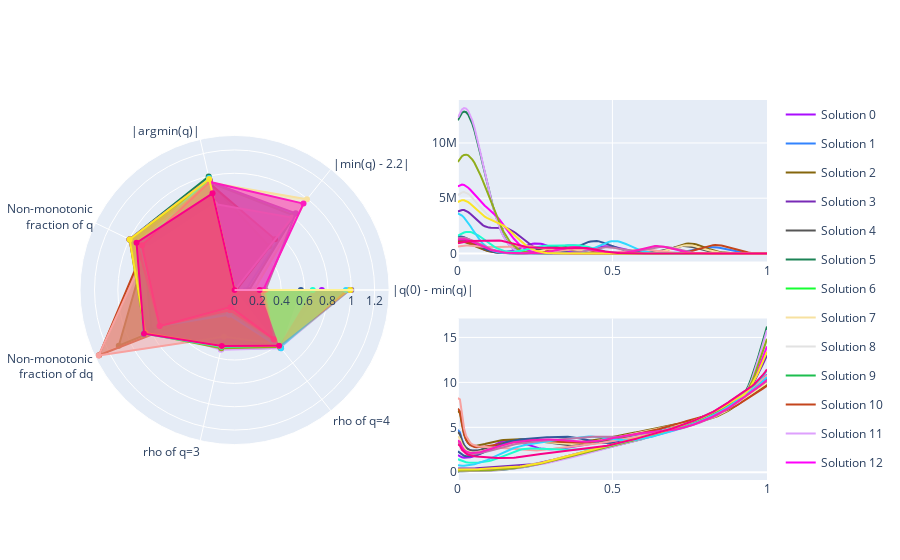

Source (notebook cell):
### Code cell
from typing import Iterable
import numpy as np
from plotly import graph_objects as go 
from plotly.subplots import make_subplots
import plotly

figure = make_subplots(rows=2, cols=2, specs=[[{'rowspan': 2, 'type': 'polar'}, {}], [{}, {}]])

n_pareto_optimal_points = np.sum(pareto_dominant_mask)
i = 0
for objective_value, ecrh, q in zip(objective_values[pareto_dominant_mask],
                                    converged_ecrh[pareto_dominant_mask],
                                    converged_q[pareto_dominant_mask]):
    figure.add_traces(
        [
            go.Scatterpolar(
                r=objective_value,
                theta=["|q(0) - min(q)|",
                        "|min(q) - 2.2|",
                        "|argmin(q)|",
                        "Non-monotonic<br>fraction of q",
                        "Non-monotonic<br>fraction of dq",
                        "rho of q=3",
                        "rho of q=4"],
                legendgroup=i,
                name=f"Solution {i}",
                showlegend=False,
                fill="toself",
                line_color=plotly.colors.qualitative.Alphabet[i]
            ),
            go.Scatter(
                x=np.linspace(0, 1, n_radial_points),
                y=ecrh,
                legendgroup=i,
                name=f"Solution {i}",
                showlegend=False,
                mode='lines',
                line_color=plotly.colors.qualitative.Alphabet[i],
            ),
            go.Scatter(
                x=np.linspace(0, 1, n_radial_points),
                y=q,
                legendgroup=i,
                name=f"Solution {i}",
                showlegend=True,
                mode='lines',
                line_color=plotly.colors.qualitative.Alphabet[i],
            )
        ],
        rows=[1, 1, 2],
        cols=[1, 2, 2]
    )
    i+=1
    
figure.show()

### Figure 1 — Plotly figure (JSON) as saved in the notebook; plotly's stock layout.template omitted (floating-point values rounded to 4 significant figures; data arrays with more than 128 entries replaced by an {"elided": "..."} marker saying what was removed)
{"data": [{"fill": "toself", "legendgroup": "0", "line": {"color": "#AA0DFE"}, "name": "Solution 0", "r": [0.7476, 0, 0.9699, 0.8979, 0.7807, 0.1237, 0.6254], "showlegend": false, "subplot": "polar", "theta": ["|q(0) - min(q)|", "|min(q) - 2.2|", "|argmin(q)|", "Non-monotonic<br>fraction of q", "Non-monotonic<br>fraction of dq", "rho of q=3", "rho of q=4"], "type": "scatterpolar"}, {"legendgroup": "0", "line": {"color": "#AA0DFE"}, "mode": "lines", "name": "Solution 0", "showlegend": false, "type": "scatter", "x": {"elided": "150 float values"}, "xaxis": "x", "y": {"elided": "150 float values"}, "yaxis": "y"}, {"legendgroup": "0", "line": {"color": "#AA0DFE"}, "mode": "lines", "name": "Solution 0", "showlegend": true, "type": "scatter", "x": {"elided": "150 float values"}, "xaxis": "x3", "y": {"elided": "150 float values"}, "yaxis": "y3"}, {"fill": "toself", "legendgroup": "1", "line": {"color": "#3283FE"}, "name": "Solution 1", "r": [0.09664, 0.828, 0.9431, 0.8604, 0.7319, 0.1304, 0.5652], "showlegend": false, "subplot": "polar", "theta": ["|q(0) - min(q)|", "|min(q) - 2.2|", "|argmin(q)|", "Non-monotonic<br>fraction of q", "Non-monotonic<br>fraction of dq", "rho of q=3", "rho of q=4"], "type": "scatterpolar"}, {"legendgroup": "1", "line": {"color": "#3283FE"}, "mode": "lines", "name": "Solution 1", "showlegend": false, "type": "scatter", "x": {"elided": "150 float values"}, "xaxis": "x", "y": {"elided": "150 float values"}, "yaxis": "y"}, {"legendgroup": "1", "line": {"color": "#3283FE"}, "mode": "lines", "name": "Solution 1", "showlegend": true, "type": "scatter", "x": {"elided": "150 float values"}, "xaxis": "x3", "y": {"elided": "150 float values"}, "yaxis": "y3"}, {"fill": "toself", "legendgroup": "2", "line": {"color": "#85660D"}, "name": "Solution 2", "r": [0.02013, 0.4781, 0.9431, 0.8341, 1.101, 0.07692, 0.5184], "showlegend": false, "subplot": "polar", "theta": ["|q(0) - min(q)|", "|min(q) - 2.2|", "|argmin(q)|", "Non-monotonic<br>fraction of q", "Non-monotonic<br>fraction of dq", "rho of q=3", "rho of q=4"], "type": "scatterpolar"}, {"legendgroup": "2", "line": {"color": "#85660D"}, "mode": "lines", "name": "Solution 2", "showlegend": false, "type": "scatter", "x": {"elided": "150 float values"}, "xaxis": "x", "y": {"elided": "150 float values"}, "yaxis": "y"}, {"legendgroup": "2", "line": {"color": "#85660D"}, "mode": "lines", "name": "Solution 2", "showlegend": true, "type": "scatter", "x": {"elided": "150 float values"}, "xaxis": "x3", "y": {"elided": "150 float values"}, "yaxis": "y3"}, {"fill": "toself", "legendgroup": "3", "line": {"color": "#782AB6"}, "name": "Solution 3", "r": [0.9855, 0, 0.9766, 0.9971, 0.8477, 0.4916, 0.6054], "showlegend": false, "subplot": "polar", "theta": ["|q(0) - min(q)|", "|min(q) - 2.2|", "|argmin(q)|", "Non-monotonic<br>fraction of q", "Non-monotonic<br>fraction of dq", "rho of q=3", "rho of q=4"], "type": "scatterpolar"}, {"legendgroup": "3", "line": {"color": "#782AB6"}, "mode": "lines", "name": "Solution 3", "showlegend": false, "type": "scatter", "x": {"elided": "150 float values"}, "xaxis": "x", "y": {"elided": "150 float values"}, "yaxis": "y"}, {"legendgroup": "3", "line": {"color": "#782AB6"}, "mode": "lines", "name": "Solution 3", "showlegend": true, "type": "scatter", "x": {"elided": "150 float values"}, "xaxis": "x3", "y": {"elided": "150 float values"}, "yaxis": "y3"}, {"fill": "toself", "legendgroup": "4", "line": {"color": "#565656"}, "name": "Solution 4", "r": [0.1251, 0.8167, 0.9431, 0.8631, 0.7572, 0.1304, 0.5385], "showlegend": false, "subplot": "polar", "theta": ["|q(0) - min(q)|", "|min(q) - 2.2|", "|argmin(q)|", "Non-monotonic<br>fraction of q", "Non-monotonic<br>fraction of dq", "rho of q=3", "rho of q=4"], "type": "scatterpolar"}, {"legendgroup": "4", "line": {"color": "#565656"}, "mode": "lines", "name": "Solution 4", "showlegend": false, "type": "scatter", "x": {"elided": "150 float values"}, "xaxis": "x", "y": {"elided": "150 float values"}, "yaxis": "y"}, {"legendgroup": "4", "line": {"color": "#565656"}, "mode": "lines", "name": "Solution 4", "showlegend": true, "type": "scatter", "x": {"elided": "150 float values"}, "xaxis": "x3", "y": {"elided": "150 float values"}, "yaxis": "y3"}, {"fill": "toself", "legendgroup": "5", "line": {"color": "#1C8356"}, "name": "Solution 5", "r": [1, 0, 0.9967, 0.9996, 0.7609, 0.5184, 0.6321], "showlegend": false, "subplot": "polar", "theta": ["|q(0) - min(q)|", "|min(q) - 2.2|", "|argmin(q)|", "Non-monotonic<br>fraction of q", "Non-monotonic<br>fraction of dq", "rho of q=3", "rho of q=4"], "type": "scatterpolar"}, {"legendgroup": "5", "line": {"color": "#1C8356"}, "mode": "lines", "name": "Solution 5", "showlegend": false, "type": "scatter", "x": {"elided": "150 float values"}, "xaxis": "x", "y": {"elided": "150 float values"}, "yaxis": "y"}, {"legendgroup": "5", "line": {"color": "#1C8356"}, "mode": "lines", "name": "Solution 5", "showlegend": true, "type": "scatter", "x": {"elided": "150 float values"}, "xaxis": "x3", "y": {"elided": "150 float values"}, "yaxis": "y3"}, {"fill": "toself", "legendgroup": "6", "line": {"color": "#16FF32"}, "name": "Solution 6", "r": [null, null, null, null, null, null, null], "showlegend": false, "subplot": "polar", "theta": ["|q(0) - min(q)|", "|min(q) - 2.2|", "|argmin(q)|", "Non-monotonic<br>fraction of q", "Non-monotonic<br>fraction of dq", "rho of q=3", "rho of q=4"], "type": "scatterpolar"}, {"legendgroup": "6", "line": {"color": "#16FF32"}, "mode": "lines", "name": "Solution 6", "showlegend": false, "type": "scatter", "x": {"elided": "150 float values"}, "xaxis": "x", "y": {"elided": "150 null values"}, "yaxis": "y"}, {"legendgroup": "6", "line": {"color": "#16FF32"}, "mode": "lines", "name": "Solution 6", "showlegend": true, "type": "scatter", "x": {"elided": "150 float values"}, "xaxis": "x3", "y": {"elided": "150 null values"}, "yaxis": "y3"}, {"fill": "toself", "legendgroup": "7", "line": {"color": "#F7E1A0"}, "name": "Solution 7", "r": [0.1673, 0.9945, 0.9431, 0.8852, 0.6803, 0.1505, 0.5385], "showlegend": false, "subplot": "polar", "theta": ["|q(0) - min(q)|", "|min(q) - 2.2|", "|argmin(q)|", "Non-monotonic<br>fraction of q", "Non-monotonic<br>fraction of dq", "rho of q=3", "rho of q=4"], "type": "scatterpolar"}, {"legendgroup": "7", "line": {"color": "#F7E1A0"}, "mode": "lines", "name": "Solution 7", "showlegend": false, "type": "scatter", "x": {"elided": "150 float values"}, "xaxis": "x", "y": {"elided": "150 float values"}, "yaxis": "y"}, {"legendgroup": "7", "line": {"color": "#F7E1A0"}, "mode": "lines", "name": "Solution 7", "showlegend": true, "type": "scatter", "x": {"elided": "150 float values"}, "xaxis": "x3", "y": {"elided": "150 float values"}, "yaxis": "y3"}, {"fill": "toself", "legendgroup": "8", "line": {"color": "#E2E2E2"}, "name": "Solution 8", "r": [0.9901, 0, 0.9699, 0.998, 0.852, 0.4983, 0.612], "showlegend": false, "subplot": "polar", "theta": ["|q(0) - min(q)|", "|min(q) - 2.2|", "|argmin(q)|", "Non-monotonic<br>fraction of q", "Non-monotonic<br>fraction of dq", "rho of q=3", "rho of q=4"], "type": "scatterpolar"}, {"legendgroup": "8", "line": {"color": "#E2E2E2"}, "mode": "lines", "name": "Solution 8", "showlegend": false, "type": "scatter", "x": {"elided": "150 float values"}, "xaxis": "x", "y": {"elided": "150 float values"}, "yaxis": "y"}, {"legendgroup": "8", "line": {"color": "#E2E2E2"}, "mode": "lines", "name": "Solution 8", "showlegend": true, "type": "scatter", "x": {"elided": "150 float values"}, "xaxis": "x3", "y": {"elided": "150 float values"}, "yaxis": "y3"}, {"fill": "toself", "legendgroup": "9", "line": {"color": "#1CBE4F"}, "name": "Solution 9", "r": [null, null, null, null, null, null, null], "showlegend": false, "subplot": "polar", "theta": ["|q(0) - min(q)|", "|min(q) - 2.2|", "|argmin(q)|", "Non-monotonic<br>fraction of q", "Non-monotonic<br>fraction of dq", "rho of q=3", "rho of q=4"], "type": "scatterpolar"}, {"legendgroup": "9", "line": {"color": "#1CBE4F"}, "mode": "lines", "name": "Solution 9", "showlegend": false, "type": "scatter", "x": {"elided": "150 float values"}, "xaxis": "x", "y": {"elided": "150 null values"}, "yaxis": "y"}, {"legendgroup": "9", "line": {"color": "#1CBE4F"}, "mode": "lines", "name": "Solution 9", "showlegend": true, "type": "scatter", "x": {"elided": "150 float values"}, "xaxis": "x3", "y": {"elided": "150 null values"}, "yaxis": "y3"}, {"fill": "toself", "legendgroup": "10", "line": {"color": "#C4451C"}, "name": "Solution 10", "r": [0.0137, 0.5552, 0.9298, 0.8545, 1.289, 0.1171, 0.5518], "showlegend": false, "subplot": "polar", "theta": ["|q(0) - min(q)|", "|min(q) - 2.2|", "|argmin(q)|", "Non-monotonic<br>fraction of q", "Non-monotonic<br>fraction of dq", "rho of q=3", "rho of q=4"], "type": "scatterpolar"}, {"legendgroup": "10", "line": {"color": "#C4451C"}, "mode": "lines", "name": "Solution 10", "showlegend": false, "type": "scatter", "x": {"elided": "150 float values"}, "xaxis": "x", "y": {"elided": "150 float values"}, "yaxis": "y"}, {"legendgroup": "10", "line": {"color": "#C4451C"}, "mode": "lines", "name": "Solution 10", "showlegend": true, "type": "scatter", "x": {"elided": "150 float values"}, "xaxis": "x3", "y": {"elided": "150 float values"}, "yaxis": "y3"}, {"fill": "toself", "legendgroup": "11", "line": {"color": "#DEA0FD"}, "name": "Solution 11", "r": [0.9955, 0, 0.9699, 0.9989, 0.7766, 0.5251, 0.6388], "showlegend": false, "subplot": "polar", "theta": ["|q(0) - min(q)|", "|min(q) - 2.2|", "|argmin(q)|", "Non-monotonic<br>fraction of q", "Non-monotonic<br>fraction of dq", "rho of q=3", "rho of q=4"], "type": "scatterpolar"}, {"legendgroup": "11", "line": {"color": "#DEA0FD"}, "mode": "lines", "name": "Solution 11", "showlegend": false, "type": "scatter", "x": {"elided": "150 float values"}, "xaxis": "x", "y": {"elided": "150 float values"}, "yaxis": "y"}, {"legendgroup": "11", "line": {"color": "#DEA0FD"}, "mode": "lines", "name": "Solution 11", "showlegend": true, "type": "scatter", "x": {"elided": "150 float values"}, "xaxis": "x3", "y": {"elided": "150 float values"}, "yaxis": "y3"}, {"fill": "toself", "legendgroup": "12", "line": {"color": "#FE00FA"}, "name": "Solution 12", "r": [0.9951, 0, 0.9766, 0.9987, 0.8351, 0.4983, 0.6187], "showlegend": false, "subplot": "polar", "theta": ["|q(0) - min(q)|", "|min(q) - 2.2|", "|argmin(q)|", "Non-monotonic<br>fraction of q", "Non-monotonic<br>fraction of dq", "rho of q=3", "rho of q=4"], "type": "scatterpolar"}, {"legendgroup": "12", "line": {"color": "#FE00FA"}, "mode": "lines", "name": "Solution 12", "showlegend": false, "type": "scatter", "x": {"elided": "150 float values"}, "xaxis": "x", "y": {"elided": "150 float values"}, "yaxis": "y"}, {"legendgroup": "12", "line": {"color": "#FE00FA"}, "mode": "lines", "name": "Solution 12", "showlegend": true, "type": "scatter", "x": {"elided": "150 float values"}, "xaxis": "x3", "y": {"elided": "150 float values"}, "yaxis": "y3"}, {"fill": "toself", "legendgroup": "13", "line": {"color": "#325A9B"}, "name": "Solution 13", "r": [0.5678, 0, 0.9632, 0.8662, 0.7896, 0.1371, 0.6321], "showlegend": false, "subplot": "polar", "theta": ["|q(0) - min(q)|", "|min(q) - 2.2|", "|argmin(q)|", "Non-monotonic<br>fraction of q", "Non-monotonic<br>fraction of dq", "rho of q=3", "rho of q=4"], "type": "scatterpolar"}, {"legendgroup": "13", "line": {"color": "#325A9B"}, "mode": "lines", "name": "Solution 13", "showlegend": false, "type": "scatter", "x": {"elided": "150 float values"}, "xaxis": "x", "y": {"elided": "150 float values"}, "yaxis": "y"}, {"legendgroup": "13", "line": {"color": "#325A9B"}, "mode": "lines", "name": "Solution 13", "showlegend": true, "type": "scatter", "x": {"elided": "150 float values"}, "xaxis": "x3", "y": {"elided": "150 float values"}, "yaxis": "y3"}, {"fill": "toself", "legendgroup": "14", "line": {"color": "#FEAF16"}, "name": "Solution 14", "r": [null, null, null, null, null, null, null], "showlegend": false, "subplot": "polar", "theta": ["|q(0) - min(q)|", "|min(q) - 2.2|", "|argmin(q)|", "Non-monotonic<br>fraction of q", "Non-monotonic<br>fraction of dq", "rho of q=3", "rho of q=4"], "type": "scatterpolar"}, {"legendgroup": "14", "line": {"color": "#FEAF16"}, "mode": "lines", "name": "Solution 14", "showlegend": false, "type": "scatter", "x": {"elided": "150 float values"}, "xaxis": "x", "y": {"elided": "150 null values"}, "yaxis": "y"}, {"legendgroup": "14", "line": {"color": "#FEAF16"}, "mode": "lines", "name": "Solution 14", "showlegend": true, "type": "scatter", "x": {"elided": "150 float values"}, "xaxis": "x3", "y": {"elided": "150 null values"}, "yaxis": "y3"}, {"fill": "toself", "legendgroup": "15", "line": {"color": "#F8A19F"}, "name": "Solution 15", "r": [0.002984, 0.7934, 0.7559, 0.825, 1.292, 0.4114, 0.592], "showlegend": false, "subplot": "polar", "theta": ["|q(0) - min(q)|", "|min(q) - 2.2|", "|argmin(q)|", "Non-monotonic<br>fraction of q", "Non-monotonic<br>fraction of dq", "rho of q=3", "rho of q=4"], "type": "scatterpolar"}, {"legendgroup": "15", "line": {"color": "#F8A19F"}, "mode": "lines", "name": "Solution 15", "showlegend": false, "type": "scatter", "x": {"elided": "150 float values"}, "xaxis": "x", "y": {"elided": "150 float values"}, "yaxis": "y"}, {"legendgroup": "15", "line": {"color": "#F8A19F"}, "mode": "lines", "name": "Solution 15", "showlegend": true, "type": "scatter", "x": {"elided": "150 float values"}, "xaxis": "x3", "y": {"elided": "150 float values"}, "yaxis": "y3"}, {"fill": "toself", "legendgroup": "16", "line": {"color": "#90AD1C"}, "name": "Solution 16", "r": [0.9926, 0, 0.9632, 0.9984, 0.8516, 0.5117, 0.6254], "showlegend": false, "subplot": "polar", "theta": ["|q(0) - min(q)|", "|min(q) - 2.2|", "|argmin(q)|", "Non-monotonic<br>fraction of q", "Non-monotonic<br>fraction of dq", "rho of q=3", "rho of q=4"], "type": "scatterpolar"}, {"legendgroup": "16", "line": {"color": "#90AD1C"}, "mode": "lines", "name": "Solution 16", "showlegend": false, "type": "scatter", "x": {"elided": "150 float values"}, "xaxis": "x", "y": {"elided": "150 float values"}, "yaxis": "y"}, {"legendgroup": "16", "line": {"color": "#90AD1C"}, "mode": "lines", "name": "Solution 16", "showlegend": true, "type": "scatter", "x": {"elided": "150 float values"}, "xaxis": "x3", "y": {"elided": "150 float values"}, "yaxis": "y3"}, {"fill": "toself", "legendgroup": "17", "line": {"color": "#F6222E"}, "name": "Solution 17", "r": [null, null, null, null, null, null, null], "showlegend": false, "subplot": "polar", "theta": ["|q(0) - min(q)|", "|min(q) - 2.2|", "|argmin(q)|", "Non-monotonic<br>fraction of q", "Non-monotonic<br>fraction of dq", "rho of q=3", "rho of q=4"], "type": "scatterpolar"}, {"legendgroup": "17", "line": {"color": "#F6222E"}, "mode": "lines", "name": "Solution 17", "showlegend": false, "type": "scatter", "x": {"elided": "150 float values"}, "xaxis": "x", "y": {"elided": "150 null values"}, "yaxis": "y"}, {"legendgroup": "17", "line": {"color": "#F6222E"}, "mode": "lines", "name": "Solution 17", "showlegend": true, "type": "scatter", "x": {"elided": "150 float values"}, "xaxis": "x3", "y": {"elided": "150 null values"}, "yaxis": "y3"}, {"fill": "toself", "legendgroup": "18", "line": {"color": "#1CFFCE"}, "name": "Solution 18", "r": [0.67, 0, 0.9431, 0.9307, 0.8631, 0.4983, 0.612], "showlegend": false, "subplot": "polar", "theta": ["|q(0) - min(q)|", "|min(q) - 2.2|", "|argmin(q)|", "Non-monotonic<br>fraction of q", "Non-monotonic<br>fraction of dq", "rho of q=3", "rho of q=4"], "type": "scatterpolar"}, {"legendgroup": "18", "line": {"color": "#1CFFCE"}, "mode": "lines", "name": "Solution 18", "showlegend": false, "type": "scatter", "x": {"elided": "150 float values"}, "xaxis": "x", "y": {"elided": "150 float values"}, "yaxis": "y"}, {"legendgroup": "18", "line": {"color": "#1CFFCE"}, "mode": "lines", "name": "Solution 18", "showlegend": true, "type": "scatter", "x": {"elided": "150 float values"}, "xaxis": "x3", "y": {"elided": "150 float values"}, "yaxis": "y3"}, {"fill": "toself", "legendgroup": "19", "line": {"color": "#2ED9FF"}, "name": "Solution 19", "r": [0.9541, 0, 0.9833, 0.8986, 0.7102, 0.2174, 0.6388], "showlegend": false, "subplot": "polar", "theta": ["|q(0) - min(q)|", "|min(q) - 2.2|", "|argmin(q)|", "Non-monotonic<br>fraction of q", "Non-monotonic<br>fraction of dq", "rho of q=3", "rho of q=4"], "type": "scatterpolar"}, {"legendgroup": "19", "line": {"color": "#2ED9FF"}, "mode": "lines", "name": "Solution 19", "showlegend": false, "type": "scatter", "x": {"elided": "150 float values"}, "xaxis": "x", "y": {"elided": "150 float values"}, "yaxis": "y"}, {"legendgroup": "19", "line": {"color": "#2ED9FF"}, "mode": "lines", "name": "Solution 19", "showlegend": true, "type": "scatter", "x": {"elided": "150 float values"}, "xaxis": "x3", "y": {"elided": "150 float values"}, "yaxis": "y3"}, {"fill": "toself", "legendgroup": "20", "line": {"color": "#B10DA1"}, "name": "Solution 20", "r": [null, null, null, null, null, null, null], "showlegend": false, "subplot": "polar", "theta": ["|q(0) - min(q)|", "|min(q) - 2.2|", "|argmin(q)|", "Non-monotonic<br>fraction of q", "Non-monotonic<br>fraction of dq", "rho of q=3", "rho of q=4"], "type": "scatterpolar"}, {"legendgroup": "20", "line": {"color": "#B10DA1"}, "mode": "lines", "name": "Solution 20", "showlegend": false, "type": "scatter", "x": {"elided": "150 float values"}, "xaxis": "x", "y": {"elided": "150 null values"}, "yaxis": "y"}, {"legendgroup": "20", "line": {"color": "#B10DA1"}, "mode": "lines", "name": "Solution 20", "showlegend": true, "type": "scatter", "x": {"elided": "150 float values"}, "xaxis": "x3", "y": {"elided": "150 null values"}, "yaxis": "y3"}, {"fill": "toself", "legendgroup": "21", "line": {"color": "#C075A6"}, "name": "Solution 21", "r": [0.2651, 0.8403, 0.9498, 0.9309, 0.7112, 0.1773, 0.5452], "showlegend": false, "subplot": "polar", "theta": ["|q(0) - min(q)|", "|min(q) - 2.2|", "|argmin(q)|", "Non-monotonic<br>fraction of q", "Non-monotonic<br>fraction of dq", "rho of q=3", "rho of q=4"], "type": "scatterpolar"}, {"legendgroup": "21", "line": {"color": "#C075A6"}, "mode": "lines", "name": "Solution 21", "showlegend": false, "type": "scatter", "x": {"elided": "150 float values"}, "xaxis": "x", "y": {"elided": "150 float values"}, "yaxis": "y"}, {"legendgroup": "21", "line": {"color": "#C075A6"}, "mode": "lines", "name": "Solution 21", "showlegend": true, "type": "scatter", "x": {"elided": "150 float values"}, "xaxis": "x3", "y": {"elided": "150 float values"}, "yaxis": "y3"}, {"fill": "toself", "legendgroup": "22", "line": {"color": "#FC1CBF"}, "name": "Solution 22", "r": [0.2464, 0.947, 0.9498, 0.8818, 0.7131, 0.1505, 0.5385], "showlegend": false, "subplot": "polar", "theta": ["|q(0) - min(q)|", "|min(q) - 2.2|", "|argmin(q)|", "Non-monotonic<br>fraction of q", "Non-monotonic<br>fraction of dq", "rho of q=3", "rho of q=4"], "type": "scatterpolar"}, {"legendgroup": "22", "line": {"color": "#FC1CBF"}, "mode": "lines", "name": "Solution 22", "showlegend": false, "type": "scatter", "x": {"elided": "150 float values"}, "xaxis": "x", "y": {"elided": "150 float values"}, "yaxis": "y"}, {"legendgroup": "22", "line": {"color": "#FC1CBF"}, "mode": "lines", "name": "Solution 22", "showlegend": true, "type": "scatter", "x": {"elided": "150 float values"}, "xaxis": "x3", "y": {"elided": "150 float values"}, "yaxis": "y3"}, {"fill": "toself", "legendgroup": "23", "line": {"color": "#B00068"}, "name": "Solution 23", "r": [null, null, null, null, null, null, null], "showlegend": false, "subplot": "polar", "theta": ["|q(0) - min(q)|", "|min(q) - 2.2|", "|argmin(q)|", "Non-monotonic<br>fraction of q", "Non-monotonic<br>fraction of dq", "rho of q=3", "rho of q=4"], "type": "scatterpolar"}, {"legendgroup": "23", "line": {"color": "#B00068"}, "mode": "lines", "name": "Solution 23", "showlegend": false, "type": "scatter", "x": {"elided": "150 float values"}, "xaxis": "x", "y": {"elided": "150 null values"}, "yaxis": "y"}, {"legendgroup": "23", "line": {"color": "#B00068"}, "mode": "lines", "name": "Solution 23", "showlegend": true, "type": "scatter", "x": {"elided": "150 float values"}, "xaxis": "x3", "y": {"elided": "150 null values"}, "yaxis": "y3"}, {"fill": "toself", "legendgroup": "24", "line": {"color": "#FBE426"}, "name": "Solution 24", "r": [0.991, 0, 0.9766, 0.9977, 0.8473, 0.4916, 0.612], "showlegend": false, "subplot": "polar", "theta": ["|q(0) - min(q)|", "|min(q) - 2.2|", "|argmin(q)|", "Non-monotonic<br>fraction of q", "Non-monotonic<br>fraction of dq", "rho of q=3", "rho of q=4"], "type": "scatterpolar"}, {"legendgroup": "24", "line": {"color": "#FBE426"}, "mode": "lines", "name": "Solution 24", "showlegend": false, "type": "scatter", "x": {"elided": "150 float values"}, "xaxis": "x", "y": {"elided": "150 float values"}, "yaxis": "y"}, {"legendgroup": "24", "line": {"color": "#FBE426"}, "mode": "lines", "name": "Solution 24", "showlegend": true, "type": "scatter", "x": {"elided": "150 float values"}, "xaxis": "x3", "y": {"elided": "150 float values"}, "yaxis": "y3"}, {"fill": "toself", "legendgroup": "25", "line": {"color": "#FA0087"}, "name": "Solution 25", "r": [0.2148, 0, 0.8495, 0.9327, 0.8619, 0.4916, 0.612], "showlegend": false, "subplot": "polar", "theta": ["|q(0) - min(q)|", "|min(q) - 2.2|", "|argmin(q)|", "Non-monotonic<br>fraction of q", "Non-monotonic<br>fraction of dq", "rho of q=3", "rho of q=4"], "type": "scatterpolar"}, {"legendgroup": "25", "line": {"color": "#FA0087"}, "mode": "lines", "name": "Solution 25", "showlegend": false, "type": "scatter", "x": {"elided": "150 float values"}, "xaxis": "x", "y": {"elided": "150 float values"}, "yaxis": "y"}, {"legendgroup": "25", "line": {"color": "#FA0087"}, "mode": "lines", "name": "Solution 25", "showlegend": true, "type": "scatter", "x": {"elided": "150 float values"}, "xaxis": "x3", "y": {"elided": "150 float values"}, "yaxis": "y3"}], "layout": {"polar": {"domain": {"x": [0, 0.45], "y": [0, 1]}}, "xaxis": {"anchor": "y", "domain": [0.55, 1]}, "xaxis2": {"anchor": "y2", "domain": [0, 0.45]}, "xaxis3": {"anchor": "y3", "domain": [0.55, 1]}, "yaxis": {"anchor": "x", "domain": [0.575, 1]}, "yaxis2": {"anchor": "x2", "domain": [0, 0.425]}, "yaxis3": {"anchor": "x3", "domain": [0, 0.425]}}}
